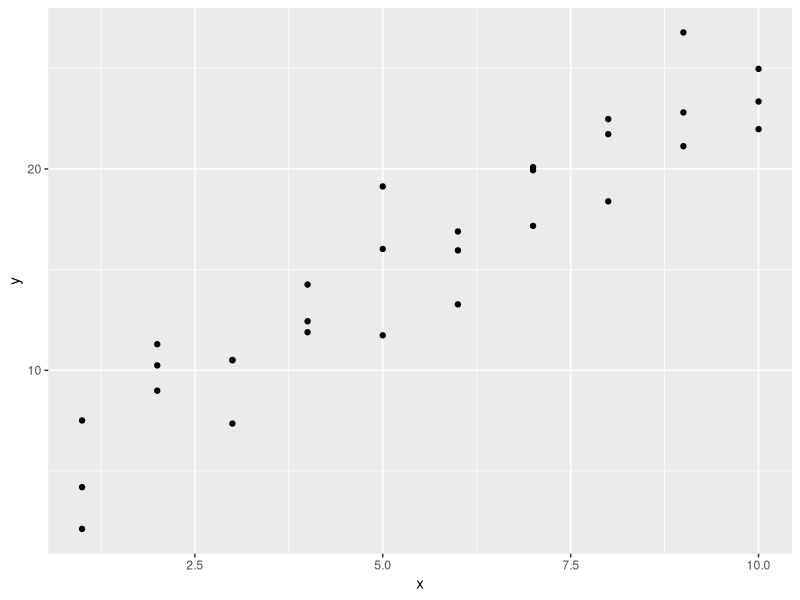
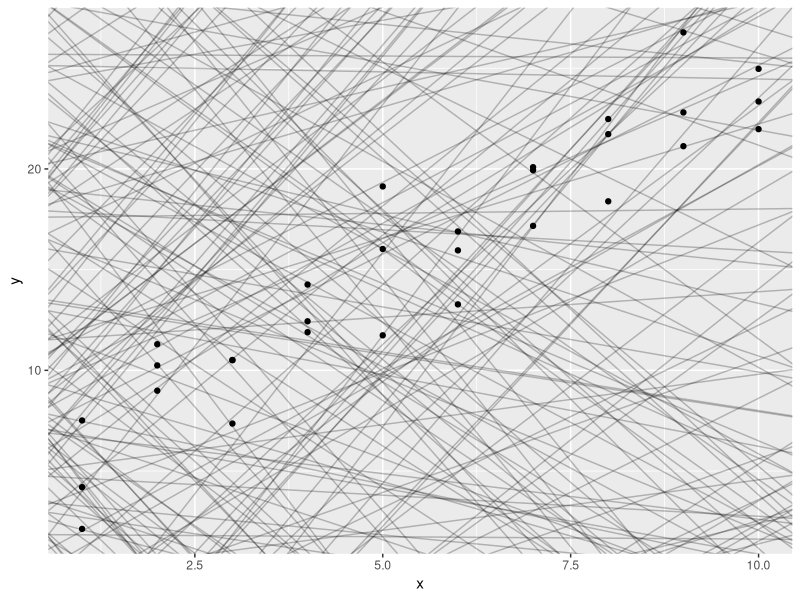
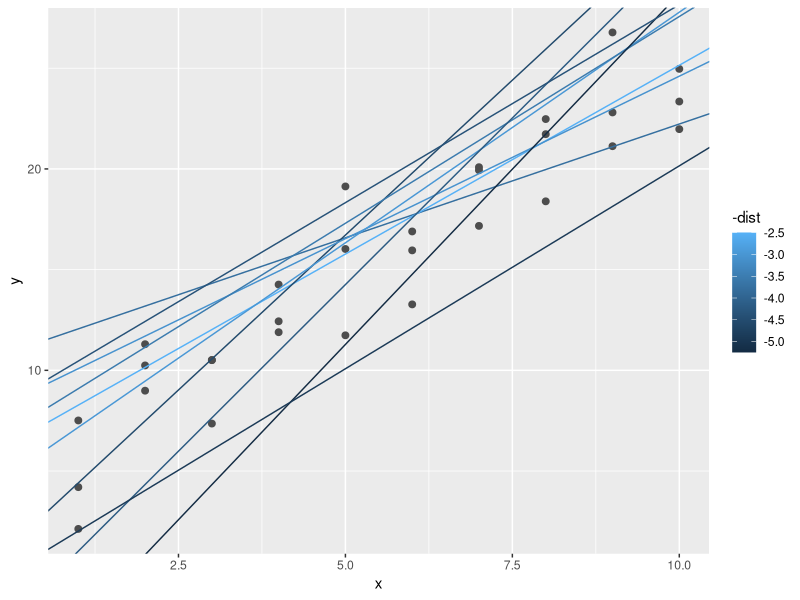
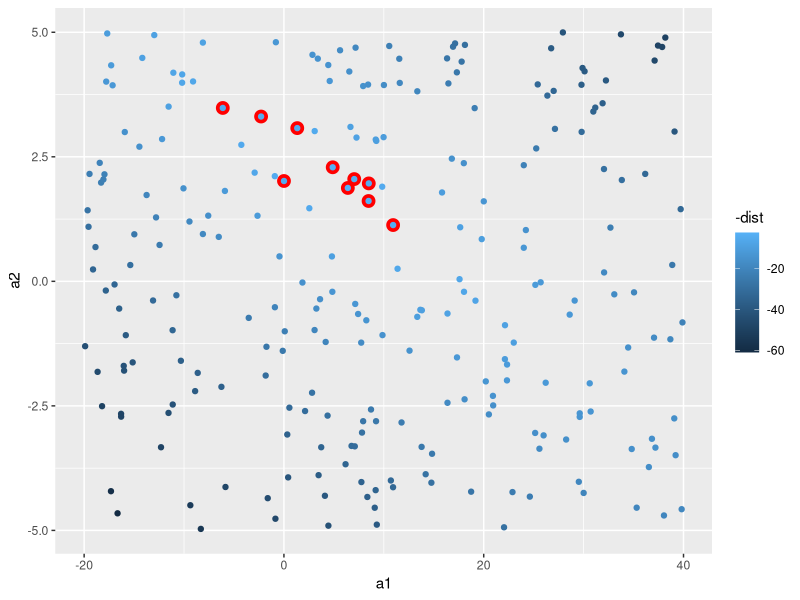
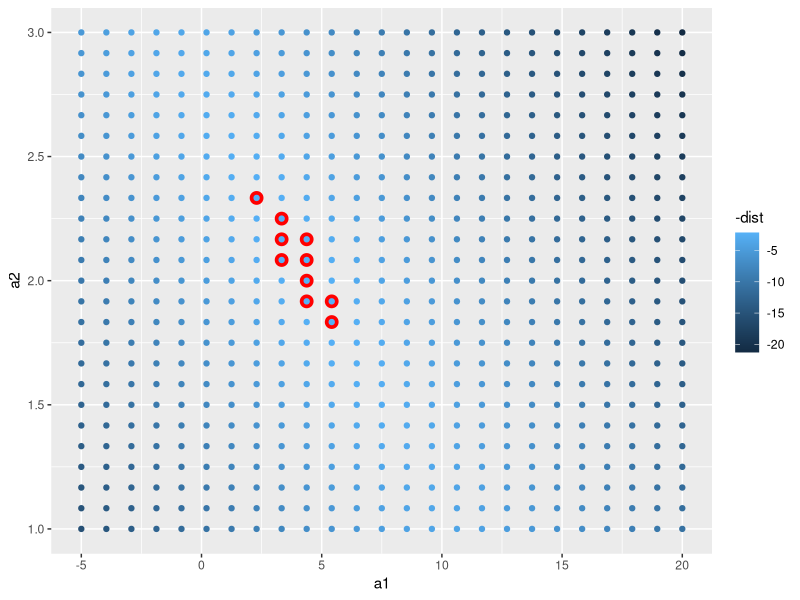
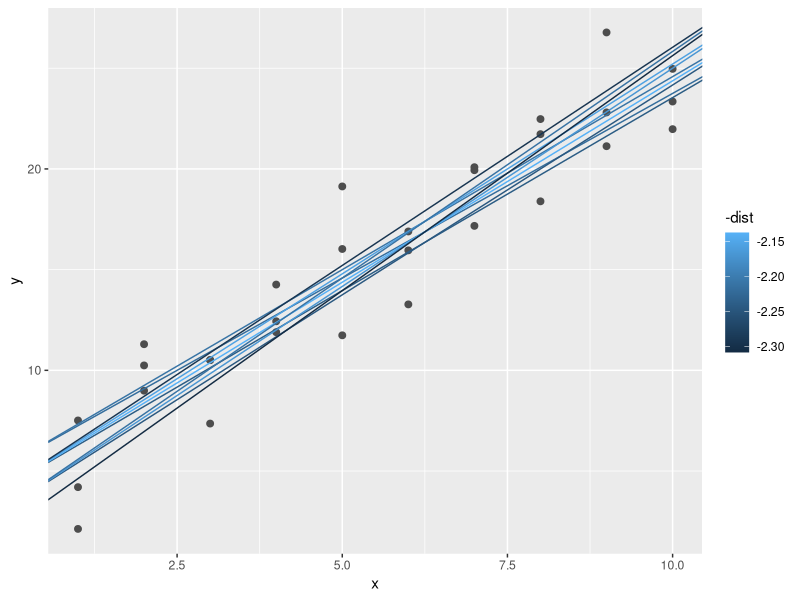
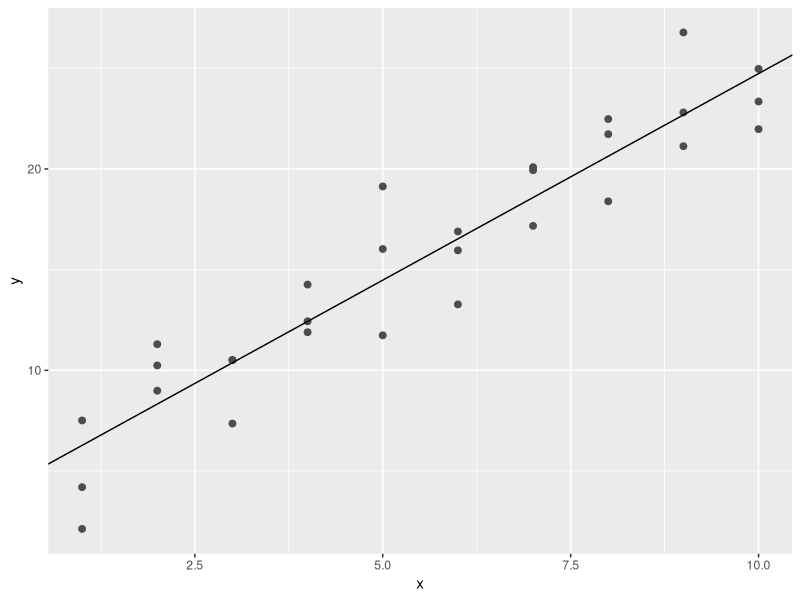
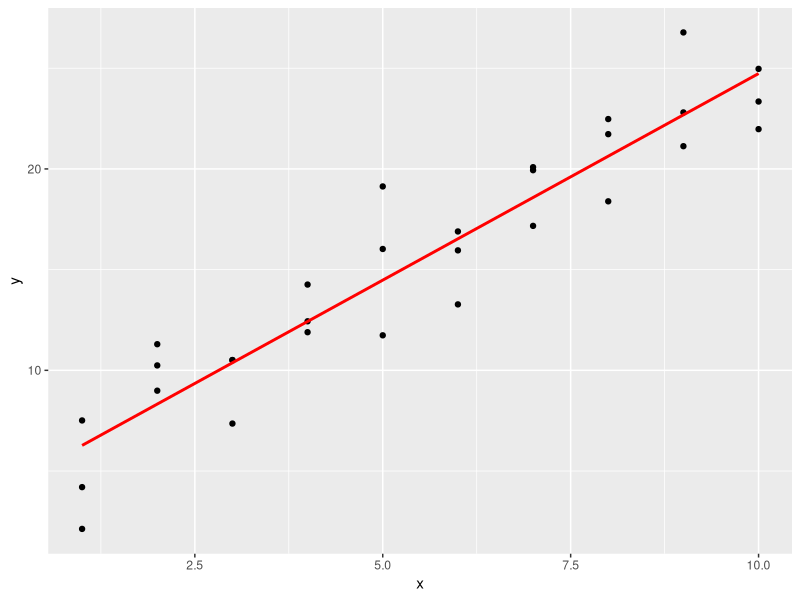

Recreate these plots in R, in order.
## ---- chunk 1
install.packages("tidyverse")
## ---- chunk 2
library(tidyverse)

library(modelr)
options(na.action = na.warn)
## ---- chunk 3
# sim1 is a simple simulated dataset provided by modelr
ggplot(sim1, aes(x, y)) + 
  geom_point()
## ---- chunk 4
models <- tibble(
  # Generate random deviates.
  #    runif(n, min, max)
  a1 = runif(250, -20, 40),
  a2 = runif(250, -5, 5)
)

ggplot(sim1, aes(x, y)) + 
  geom_abline(aes(intercept = a1, slope = a2), data = models, alpha = 1/4) +
  geom_point()
## ---- chunk 5
model1 <- function(a, data) {
  # Computes predicted y values for a given linear model.
  #
  # Args:
  #   a    : A linear model, represented by a 2d vector - an intercept and slope.
  #   data : The data on which to evaluate.
  #
  # Returns:
  #   The predicted y values for the given linear model.
  a[1] + a[2] * data$x
}
# Example usage:
model1(c(7, 1.5), sim1)
## ---- chunk 6
measure_distance <- function(mod, data) {
  # Computes the overall difference between actual and predicted y values using a root-mean-squared deviation method given a linear model and data.
  #
  # Args:
  #   mod  : A linear model, represented by a 2d vector - an intercept and slope.
  #   data : The data on which to evaluate.
  #
  # Returns:
  #   The overall distance between the predicted and actual y values.
  diff <- data$y - model1(mod, data)
  sqrt(mean(diff ^ 2))
}
# Example usage:
measure_distance(c(7, 1.5), sim1)

## ---- chunk 7
sim1_dist <- function(a1, a2) {
  # Given a linear model, computes the overall difference between predicted and actual y values on sim1 data.
  #
  # Args:
  #   mod  : A linear model, represented by a 2d vector - an intercept and slope.
  #
  # Returns:
  #   The overall distance between the predicted and actual y values.
  measure_distance(c(a1, a2), sim1)
}

models <- models %>% 
  # Add distance to each model as a new variable.
  mutate(dist = purrr::map2_dbl(a1, a2, sim1_dist))

models
## ---- chunk 8
ggplot(sim1, aes(x, y)) + 
  geom_point(size = 2, colour = "grey30") + 
  geom_abline(
    aes(intercept = a1, slope = a2, colour = -dist), 
    data = filter(models, rank(dist) <= 10)
  )
## ---- chunk 9
ggplot(models, aes(a1, a2)) +
  geom_point(data = filter(models, rank(dist) <= 10), size = 4, colour = "red") +
  geom_point(aes(colour = -dist))

## ---- chunk 10
grid <- expand.grid(
  a1 = seq(-5, 20, length = 25),
  a2 = seq(1, 3, length = 25)
  ) %>% 
  mutate(dist = purrr::map2_dbl(a1, a2, sim1_dist))

grid %>% 
  ggplot(aes(a1, a2)) +
  geom_point(data = filter(grid, rank(dist) <= 10), size = 4, colour = "red") +
  geom_point(aes(colour = -dist))
## ---- chunk 11
ggplot(sim1, aes(x, y)) + 
  geom_point(size = 2, colour = "grey30") + 
  geom_abline(
    aes(intercept = a1, slope = a2, colour = -dist), 
    data = filter(grid, rank(dist) <= 10)
  )
## ---- chunk 12
best <- optim(c(0, 0), measure_distance, data = sim1)
best$par # Gives back the best set of parameters found, [intercept, slope]
## ---- chunk 13
ggplot(sim1, aes(x, y)) + 
  geom_point(size = 2, colour = "grey30") + 
  geom_abline(intercept = best$par[1], slope = best$par[2])
## ---- chunk 14
sim1_mod <- lm(y ~ x, data = sim1)
coef(sim1_mod) # Gives back the best set of parameters, [intercept, x]
## ---- chunk 15
grid <- sim1 %>% 
  data_grid(x) 
grid # A 10x1 tibble.
## ---- chunk 16
grid <- grid %>% 
  add_predictions(sim1_mod) 
grid
## ---- chunk 17
ggplot(sim1, aes(x)) +
  geom_point(aes(y = y)) +
  geom_line(aes(y = pred), data = grid, colour = "red", size = 1)
## ---- chunk 18
sim1 <- sim1 %>% 
  add_residuals(sim1_mod)
sim1
## ---- chunk 19
ggplot(sim1, aes(resid)) + 
  geom_freqpoly(binwidth = 0.5)
## ---- chunk 20
ggplot(sim1, aes(x, resid)) + 
  geom_ref_line(h = 0) +
  geom_point()
## ---- chunk 21
# Tribble: Row-wise tibble creation. Args specify structure.
df <- tribble(
  ~y, ~x1, ~x2,
  4, 2, 5,
  5, 1, 6
)
model_matrix(df, y ~ x1)
## ---- chunk 22
model_matrix(df, y ~ x1 + x2)
## ---- chunk 23
df <- tribble(
  ~ sex, ~ response,
  "male", 1,
  "female", 2,
  "male", 1
)
model_matrix(df, response ~ sex)
## ---- chunk 24
ggplot(sim2) + 
  geom_point(aes(x, y))
## ---- chunk 25
mod2 <- lm(y ~ x, data = sim2)

grid <- sim2 %>% 
  data_grid(x) %>% 
  add_predictions(mod2)
grid

## ---- chunk 26
ggplot(sim2, aes(x)) + 
  geom_point(aes(y = y)) +
  geom_point(data = grid, aes(y = pred), colour = "red", size = 4)
## ---- chunk 27
ggplot(sim3, aes(x1, y)) + 
  geom_point(aes(colour = x2))
## ---- chunk 28
# Multiple linear models
mod1 <- lm(y ~ x1 + x2, data = sim3) # There is no interaction effect.
mod2 <- lm(y ~ x1 * x2, data = sim3) # There is an interaction effect.
## ---- chunk 29
grid <- sim3 %>% 
  data_grid(x1, x2) %>% 
  gather_predictions(mod1, mod2)
grid
## ---- chunk 30
ggplot(sim3, aes(x1, y, colour = x2)) + 
  geom_point() + 
  geom_line(data = grid, aes(y = pred)) + 
  facet_wrap(~ model)
## ---- chunk 31
sim3 <- sim3 %>% 
  gather_residuals(mod1, mod2)

ggplot(sim3, aes(x1, resid, colour = x2)) + 
  geom_point() + 
  facet_grid(model ~ x2)

## ---- chunk 32
mod1 <- lm(y ~ x1 + x2, data = sim4) # No interaction.
mod2 <- lm(y ~ x1 * x2, data = sim4) # Interaction effects.

grid <- sim4 %>% 
  data_grid(
    x1 = seq_range(x1, 5), 
    x2 = seq_range(x2, 5) 
  ) %>% 
  gather_predictions(mod1, mod2)
grid
## ---- chunk 33
ggplot(grid, aes(x1, x2)) + 
  geom_tile(aes(fill = pred)) + 
  facet_wrap(~ model)
## ---- chunk 34
ggplot(grid, aes(x1, pred, colour = x2, group = x2)) + 
  geom_line() +
  facet_wrap(~ model)

ggplot(grid, aes(x2, pred, colour = x1, group = x1)) + 
  geom_line() +
  facet_wrap(~ model)
## ---- chunk 35
df <- tribble(
  ~y, ~x,
   1,  1,
   2,  2, 
   3,  3
)

model_matrix(df, y ~ x^2 + x)
model_matrix(df, y ~ I(x^2) + x)
## ---- chunk 36
model_matrix(df, y ~ poly(x, 2))
## ---- chunk 37
library(splines)
## ---- chunk 38
model_matrix(df, y ~ ns(x, 2))
## ---- chunk 39
sim5 <- tibble(
  x = seq(0, 3.5 * pi, length = 50),
  y = 4 * sin(x) + rnorm(length(x))
)

ggplot(sim5, aes(x, y)) +
  geom_point()
## ---- chunk 40
mod1 <- lm(y ~ ns(x, 1), data = sim5)
mod2 <- lm(y ~ ns(x, 2), data = sim5)
mod3 <- lm(y ~ ns(x, 3), data = sim5)
mod4 <- lm(y ~ ns(x, 4), data = sim5)
mod5 <- lm(y ~ ns(x, 5), data = sim5)

grid <- sim5 %>% 
  data_grid(x = seq_range(x, n = 50, expand = 0.1)) %>% 
  gather_predictions(mod1, mod2, mod3, mod4, mod5, .pred = "y")

ggplot(sim5, aes(x, y)) + 
  geom_point() +
  geom_line(data = grid, colour = "red") +
  facet_wrap(~ model)
